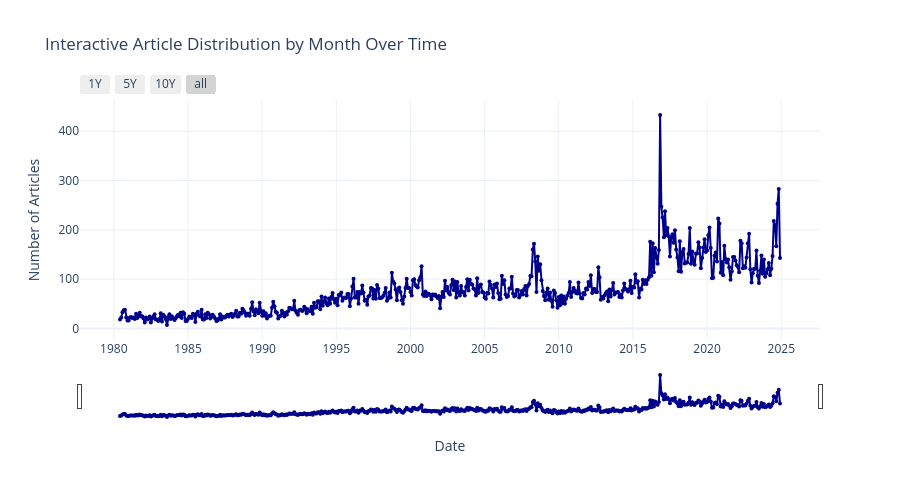

Notebook code for this chart:
### Markdown cell above
<a id="overall_time_enhanced"></a>
### Overall Time Distribution

### Code cell
fig, (ax1, ax2) = plt.subplots(2, 1, figsize=(14, 10))

yearly_counts = df_articles['year'].value_counts().sort_index()
ax1.bar(yearly_counts.index, yearly_counts.values, color='skyblue', alpha=0.7)
ax1.set_title('Article Distribution by Year', fontsize=14, fontweight='bold')
ax1.set_xlabel('Year')
ax1.set_ylabel('Number of Articles')
ax1.grid(axis='y', alpha=0.3)

monthly_counts = df_articles.groupby('year_month').size()
ax2.plot(monthly_counts.index.to_timestamp(), monthly_counts.values, color='darkblue', linewidth=1.5)
ax2.set_title('Article Distribution by Month Over Time', fontsize=14, fontweight='bold')
ax2.set_xlabel('Date')
ax2.set_ylabel('Number of Articles')
ax2.grid(alpha=0.3)
ax2.tick_params(axis='x', rotation=45)

plt.tight_layout()
plt.show()


monthly_counts = df_articles.groupby('year_month').size()
monthly_df = pd.DataFrame({
    'Date': monthly_counts.index.to_timestamp(),
    'Article_Count': monthly_counts.values
})

fig_interactive = go.Figure()

fig_interactive.add_trace(go.Scatter(
    x=monthly_df['Date'],
    y=monthly_df['Article_Count'],
    mode='lines+markers',
    name='Articles per Month',
    line=dict(color='darkblue', width=2),
    marker=dict(size=4),
    hovertemplate='<b>Date:</b> %{x|%Y-%m}<br>' +
                  '<b>Articles:</b> %{y}<br>' +
                  '<extra></extra>'
))

fig_interactive.update_layout(
    title='Interactive Article Distribution by Month Over Time',
    xaxis_title='Date',
    yaxis_title='Number of Articles',
    hovermode='x unified',
    showlegend=False,
    width=900,
    height=500,
    template='plotly_white'
)

fig_interactive.update_layout(
    xaxis=dict(
        rangeselector=dict(
            buttons=list([
                dict(count=1, label="1Y", step="year", stepmode="backward"),
                dict(count=5, label="5Y", step="year", stepmode="backward"),
                dict(count=10, label="10Y", step="year", stepmode="backward"),
                dict(step="all")
            ])
        ),
        rangeslider=dict(visible=True),
        type="date"
    )
)

fig_interactive.show()

print(f"Total articles: {len(df_articles):,}")
print(f"Date range: {df_articles['date'].min()} to {df_articles['date'].max()}")
print(f"Average articles per year: {len(df_articles) / len(yearly_counts):.1f}")

### Figure 1 — Plotly figure (JSON) as saved in the notebook; plotly's stock layout.template omitted (floating-point values rounded to 4 significant figures; data arrays with more than 128 entries replaced by an {"elided": "..."} marker saying what was removed)
{"data": [{"hovertemplate": "<b>Date:</b> %{x|%Y-%m}<br><b>Articles:</b> %{y}<br><extra></extra>", "line": {"color": "darkblue", "width": 2}, "marker": {"size": 4}, "mode": "lines+markers", "name": "Articles per Month", "type": "scatter", "x": {"elided": "535 str values"}, "y": {"elided": "535 int values"}}], "layout": {"height": 500, "hovermode": "x unified", "showlegend": false, "title": {"text": "Interactive Article Distribution by Month Over Time"}, "width": 900, "xaxis": {"rangeselector": {"buttons": [{"count": 1, "label": "1Y", "step": "year", "stepmode": "backward"}, {"count": 5, "label": "5Y", "step": "year", "stepmode": "backward"}, {"count": 10, "label": "10Y", "step": "year", "stepmode": "backward"}, {"step": "all"}]}, "rangeslider": {"visible": true}, "title": {"text": "Date"}, "type": "date"}, "yaxis": {"title": {"text": "Number of Articles"}}}}
